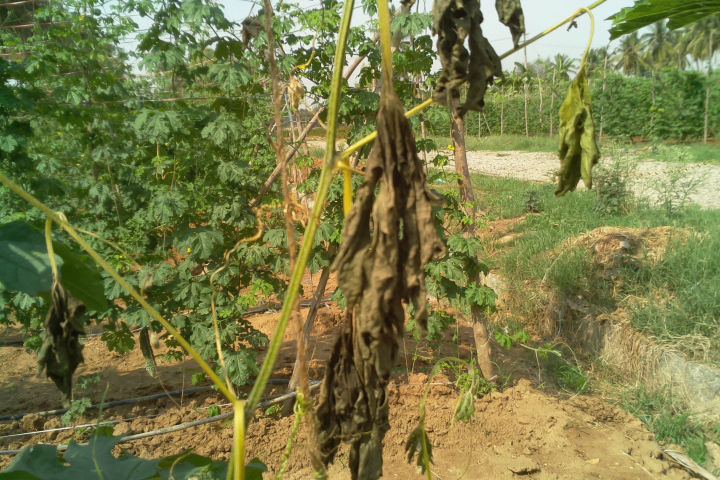
#> input picture 03 Leaf Disease Detection Pipeline/dataset/2019-05-04-115147.png, 720 x 480 px
$ python segmentation_2.py --input ./dataset/2019-05-04-115147.png
#> lines starting #> are read from the running program, lines starting #| are printed output that depends on the picture; after the words box and inside, x2 and y2 are one past the last pixel; in counts of white or black regions, pixels touching at a corner belong together
# @Author: uday
# @Date:   2019
# @Email:  udaykumar.1997@gmail.com
# @Last modified by:   uday
# @Last modified time: 2019
# @License: apache-2.0
# @Copyright: #
#  Copyright 2019 Uday Kumar Adusumilli
#
#  Licensed under the Apache License, Version 2.0 (the "License"); you may not use this file except in compliance with the License. You may obtain a copy of the License at
#
#	http://www.apache.org/licenses/LICENSE-2.0
#
#  Unless required by applicable law or agreed to in writing, software distributed under the License is distributed on an "AS IS" BASIS, WITHOUT WARRANTIES OR CONDITIONS OF ANY KIND, either express or implied. See the License for the specific language governing permissions and limitations under the License.


import cv2
import numpy as np
import argparse

from skimage.filters import threshold_otsu
from skimage import measure
from skimage.measure import regionprops
from skimage.transform import resize

data = []

# Worked on:
'''
python3.5 ./segmentation_2.py --input ./dataset/2019-05-04-115147.png
python3.5 ./segmentation_2.py --input ./dataset/2019-05-04-114702.png
python3.5 ./segmentation_2.py --input ./dataset/2019-05-04-113838.png
'''

parser = argparse.ArgumentParser(description='Extract roses')
parser.add_argument('--input', help="The input file for processing")
args = parser.parse_args()

print("Reading file:", args.input)
frame = cv2.imread(args.input)
#> frame is the input picture: shape (480, 720, 3); mean B, G, R 71.8, 123.5, 121.6
img = frame.copy()

blurred_frame = cv2.GaussianBlur(frame, (25, 25), .5)
hsv = cv2.cvtColor(blurred_frame, cv2.COLOR_BGR2HSV)
#> hsv: shape (480, 720, 3); mean H, S, V 33.8, 124.7, 131.6

#-- Working HSV ----------------------
lower_green = np.array([10,125,20])
upper_green = np.array([30,255,100])

print("Lower green:", lower_green)
print("Lower green:", upper_green)

mask = cv2.inRange(hsv, lower_green, upper_green)
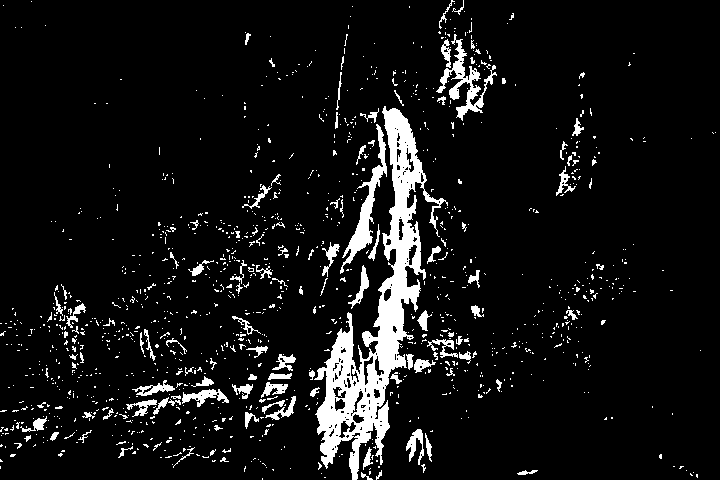
#> mask: shape (480, 720); 7.8% white; 1185 white regions (1072 under 20 px)

contours, _ = cv2.findContours(mask, cv2.RETR_EXTERNAL, cv2.CHAIN_APPROX_NONE)
#> contours = 1184 contours, 1122 with area under 20; largest, box (x1, y1, x2, y2) and area: (314, 106, 448, 480) 12876, (340, 124, 387, 274) 1180, (436, 34, 497, 121) 973, (182, 389, 229, 407) 306, (132, 380, 175, 396) 226

for contour in contours:
    area = cv2.contourArea(contour)
    x,y,w,h = cv2.boundingRect(contour)

    # draw a red 'nghien' rectangle
    if (30000.0 > area > 300.0):
        cv2.rectangle(frame, (x,y), (x+w,y+h), (0,255,0),2)
        print("Area:", area)

        roi = img[y:y+h, x:x+w]
        roi = cv2.resize(roi, (256, 256))
        data.append(roi)
    else:
        print("Skipping contour",(x,y,w,h),"with area", area)
#> this loop made 1184 passes
#> (area, x, y, w, h) on passes 10, 52, 57: (36, 517, 470, 21, 5), (70.5, 363, 447, 10, 23), (20.5, 118, 446, 15, 12)
#| Skipping contour (262, 478, 1, 2) with area 0.0
#| Skipping contour (324, 477, 2, 1) with area 0.0
#| Skipping contour (696, 474, 2, 4) with area 2.5
#| Skipping contour (690, 473, 3, 3) with area 1.5
#| Skipping contour (321, 473, 1, 1) with area 0.0
#| Skipping contour (693, 472, 1, 1) with area 0.0
#| Skipping contour (361, 472, 12, 8) with area 19.0
#| Skipping contour (369, 471, 2, 4) with area 2.5
#> (further printed lines are left out)
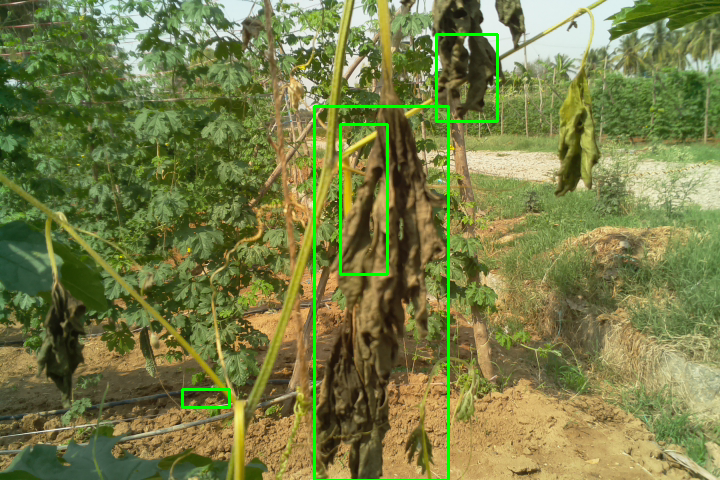
#> frame: shape (480, 720, 3); 1.51% of pixels changed, all inside (x1, y1, x2, y2) = (181, 33, 499, 480)
#> after the loop, data = 4 items

data = np.asarray(data)
np.savez("test_data", data)

cv2.imshow("Frame", frame)
cv2.imshow("Mask", mask)
cv2.waitKey(0)
cv2.destroyAllWindows()

$ run again, with 03 Leaf Disease Detection Pipeline/dataset/2019-05-04-113838.png copied over 03 Leaf Disease Detection Pipeline/dataset/2019-05-04-115147.png
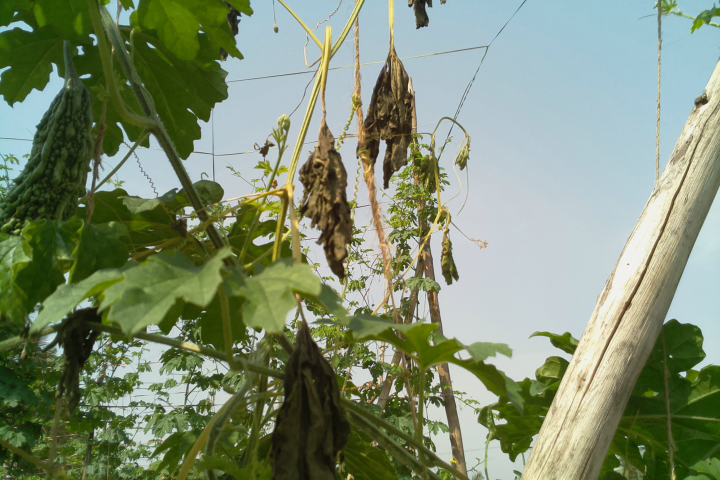
#> input picture 03 Leaf Disease Detection Pipeline/dataset/2019-05-04-113838.png, 720 x 480 px
#> frame is the input picture: shape (480, 720, 3); mean B, G, R 113.5, 140.3, 126.7
#> hsv: shape (480, 720, 3); mean H, S, V 58.1, 101.1, 144.4
#> `mask = cv2.inRange(hsv, lower_green, upper_green)`:
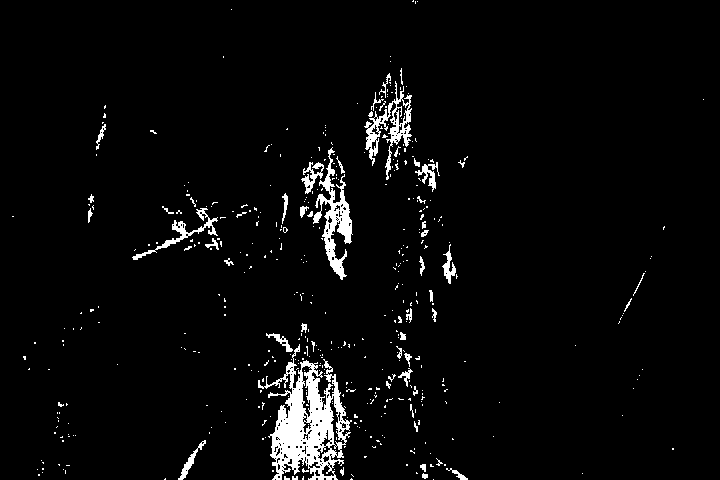
#> mask: shape (480, 720); 3.7% white; 450 white regions (398 under 20 px)
#> contours = 440 contours, 412 with area under 20; largest, box (x1, y1, x2, y2) and area: (258, 344, 352, 480) 5872, (313, 147, 353, 280) 1468, (364, 81, 412, 180) 1192, (132, 208, 218, 260) 431, (301, 162, 324, 194) 204
#> the loop `for contour in contours:` made 440 passes
#> (area, x, y, w, h) on passes 18, 25, 41: (48.5, 446, 468, 22, 12), (22.5, 420, 464, 6, 8), (169, 178, 440, 28, 40)
#> (printed output is left out)
#> after the loop `for contour in contours:`:
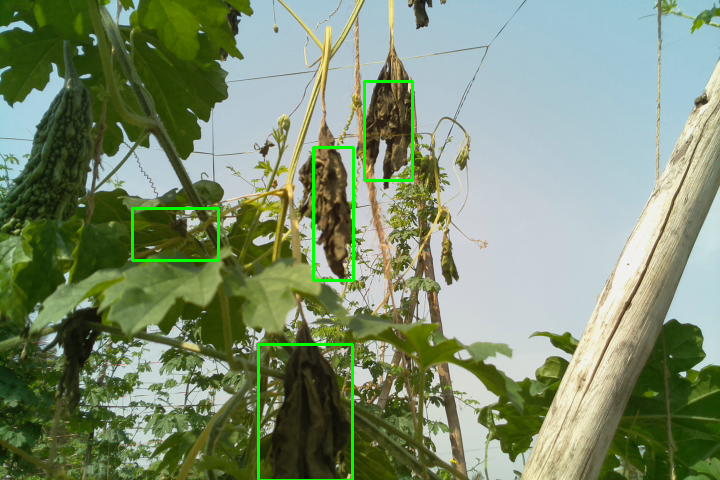
#> frame: shape (480, 720, 3); 1.13% of pixels changed, all inside (x1, y1, x2, y2) = (131, 80, 414, 480)
#> after the loop `for contour in contours:`: data = 4 items

$ run again, with 03 Leaf Disease Detection Pipeline/dataset/2019-05-04-113754.png copied over 03 Leaf Disease Detection Pipeline/dataset/2019-05-04-115147.png
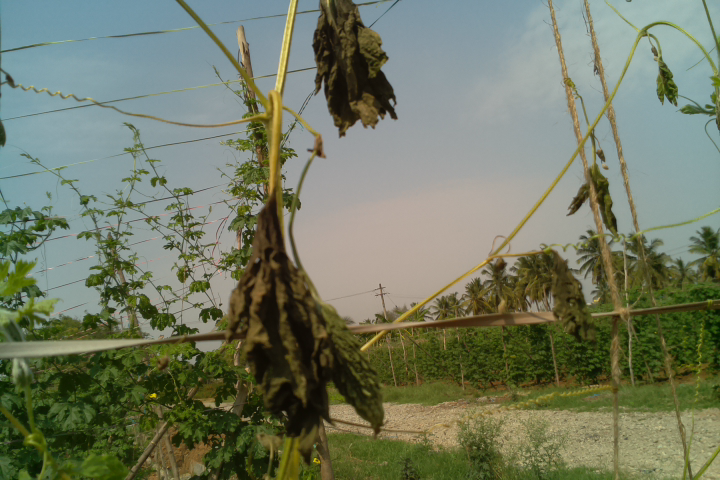
#> input picture 03 Leaf Disease Detection Pipeline/dataset/2019-05-04-113754.png, 720 x 480 px
#> frame is the input picture: shape (480, 720, 3); mean B, G, R 99.6, 121.4, 114
#> hsv: shape (480, 720, 3); mean H, S, V 52, 92.3, 126.2
#> `mask = cv2.inRange(hsv, lower_green, upper_green)`:
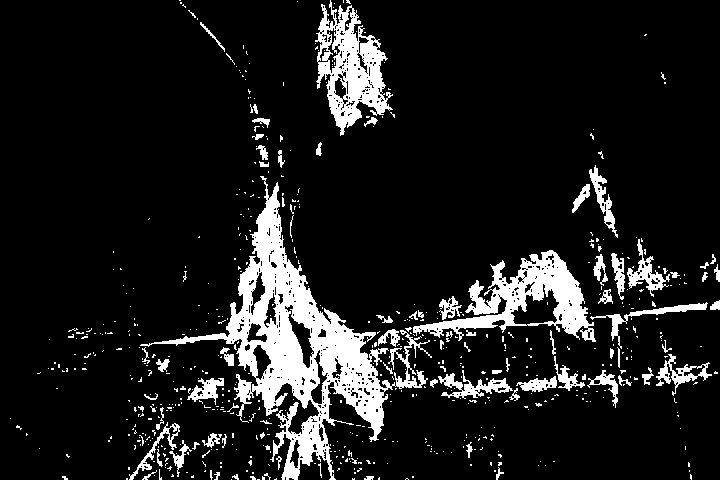
#> mask: shape (480, 720); 11.5% white; 619 white regions (543 under 20 px)
#> contours = 611 contours, 564 with area under 20; largest, box (x1, y1, x2, y2) and area: (140, 176, 432, 480) 19333, (413, 250, 596, 342) 6488, (315, 0, 393, 136) 5426, (438, 370, 513, 399) 658, (627, 239, 670, 297) 634
#> the loop `for contour in contours:` made 611 passes
#> (area, x, y, w, h) on passes 33, 164, 267: (21, 496, 467, 8, 13), (361.5, 129, 422, 51, 58), (395.5, 187, 378, 37, 27)
#> (printed output is left out)
#> after the loop `for contour in contours:`:
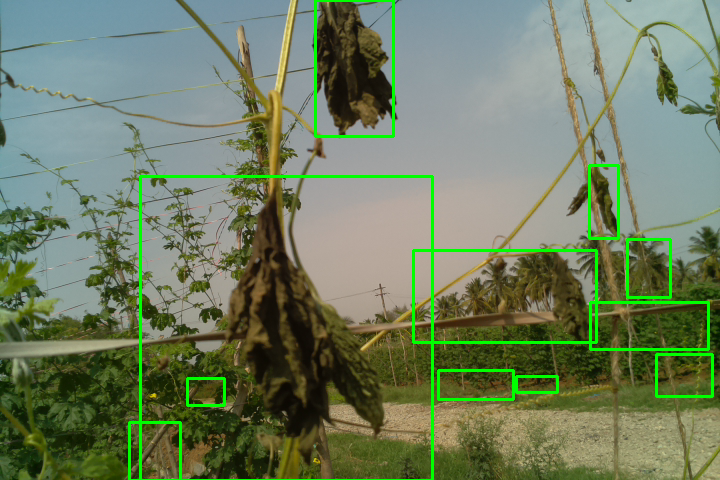
#> frame: shape (480, 720, 3); 3.01% of pixels changed, all inside (x1, y1, x2, y2) = (128, 0, 714, 480)
#> after the loop `for contour in contours:`: data = 11 items
